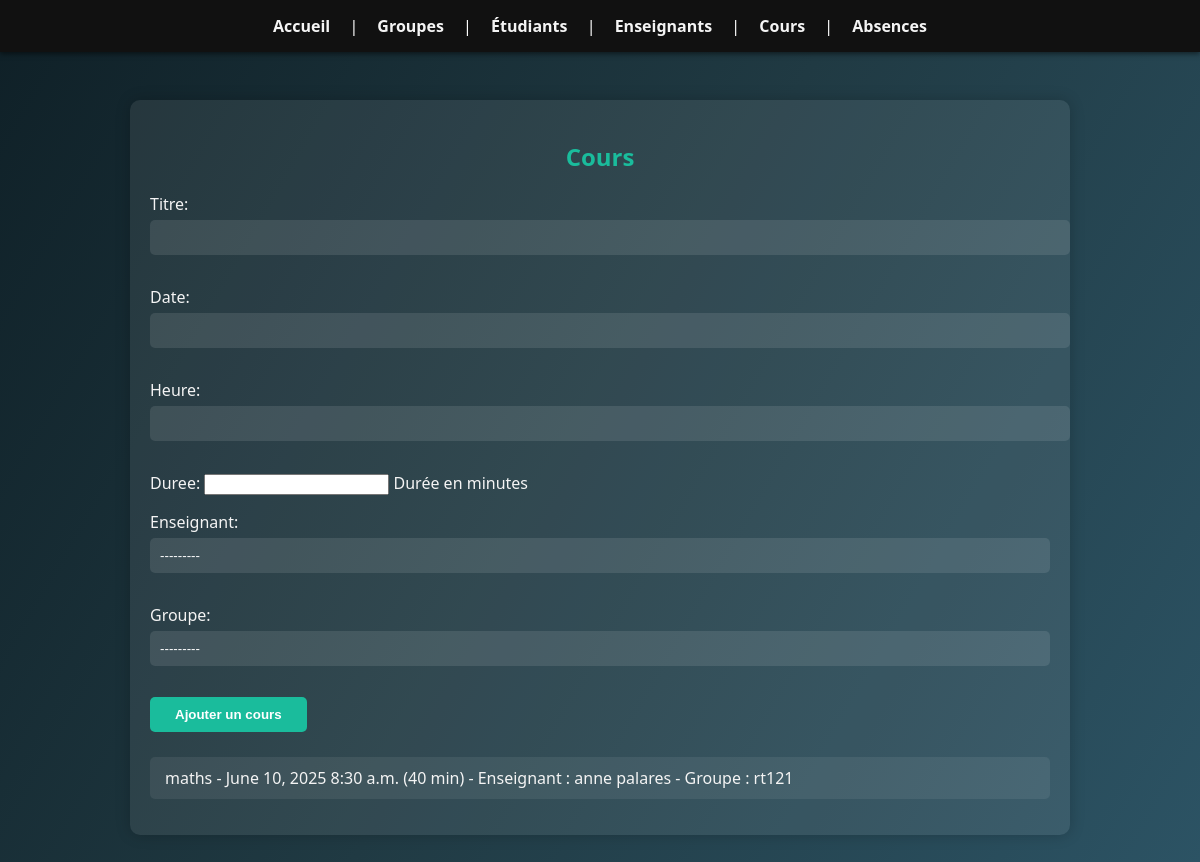
The app's page /cours/ with its own data.
### absences/models.py (models this page shows, shortened)
class Cours(models.Model):
    titre = models.CharField(max_length=200)
    date = models.DateField()
    heure = models.TimeField()
    duree = models.IntegerField(help_text="Durée en minutes")
    enseignant = models.ForeignKey(Enseignant, on_delete=models.CASCADE)
    groupe = models.ForeignKey(Groupe, on_delete=models.CASCADE)

class Enseignant(models.Model):
    nom = models.CharField(max_length=100)
    prenom = models.CharField(max_length=100)
    email = models.EmailField()

class Groupe(models.Model):
    nom = models.CharField(max_length=100)

### absences/views.py (the view)
# urls.py: path('cours/', views.cours, name='cours'),
def cours(request):
    cours = Cours.objects.all()
    form = CoursForm(request.POST or None)
    if form.is_valid():
        form.save()
        return redirect('cours')
    return render(request, 'absences/cours.html', {'cours': cours, 'form': form})

### absences/forms.py
class CoursForm(forms.ModelForm):
    class Meta:
        model = Cours
        fields = '__all__'

### absences/models.py (called while the page is built)
    def __str__(self):
        return self.nom

    def __str__(self):
        return f"{self.prenom} {self.nom}"

### absences/templates/absences/cours.html (shortened to what this page needs)
{% extends 'absences/base.html' %}
{% block content %}
    <h2>Cours</h2>
    <form method="post">
        {{ form.as_p }}
        <button type="submit">Ajouter un cours</button>
    </form>
    <ul>
        {% for c in cours %}
            <li>{{ c.titre }} - {{ c.date }} {{ c.heure }} ({{ c.duree }} min) - Enseignant : {{ c.enseignant }} - Groupe : {{ c.groupe }}</li>
        {% endfor %}
    </ul>
{% endblock %}

### absences/static/absences/style.css (style rules this page uses)
body { font-family: 'Segoe UI', Tahoma, Geneva, Verdana, sans-serif; background: linear-gradient(120deg, #0f2027, #203a43, #2c5364); color: #f4f4f4; margin: 0; padding: 0; }
h1, h2, h3 { color: #1abc9c; text-align: center; }
form { margin-bottom: 25px; }
form input[type="text"], form input[type="email"], form input[type="file"], form input[type="date"], form input[type="time"], form select, form textarea { width: 100%; padding: 10px; margin-top: 5px; margin-bottom: 15px; border-radius: 5px; border: none; background: rgba(255,255,255,0.1); color: white; }
form button { background-color: #1abc9c; color: white; padding: 10px 25px; border: none; border-radius: 5px; font-weight: bold; cursor: pointer; transition: background-color 0.3s; }
ul { list-style-type: none; padding: 0; }
li { background-color: rgba(255, 255, 255, 0.07); padding: 10px 15px; margin-bottom: 10px; border-radius: 5px; word-wrap: break-word; }
select { background-color: rgba(0, 0, 0, 0.4); color: #f4f4f4; border: none; border-radius: 5px; padding: 10px; appearance: none; -webkit-appearance: none; -moz-appearance: none; }
select option { background-color: #2c5364; color: #f4f4f4; }

### records on screen
Cours: titre "maths", date "June 10, 2025", heure "8:30 a.m.", duree "40", enseignant "anne palares", groupe "rt121"
